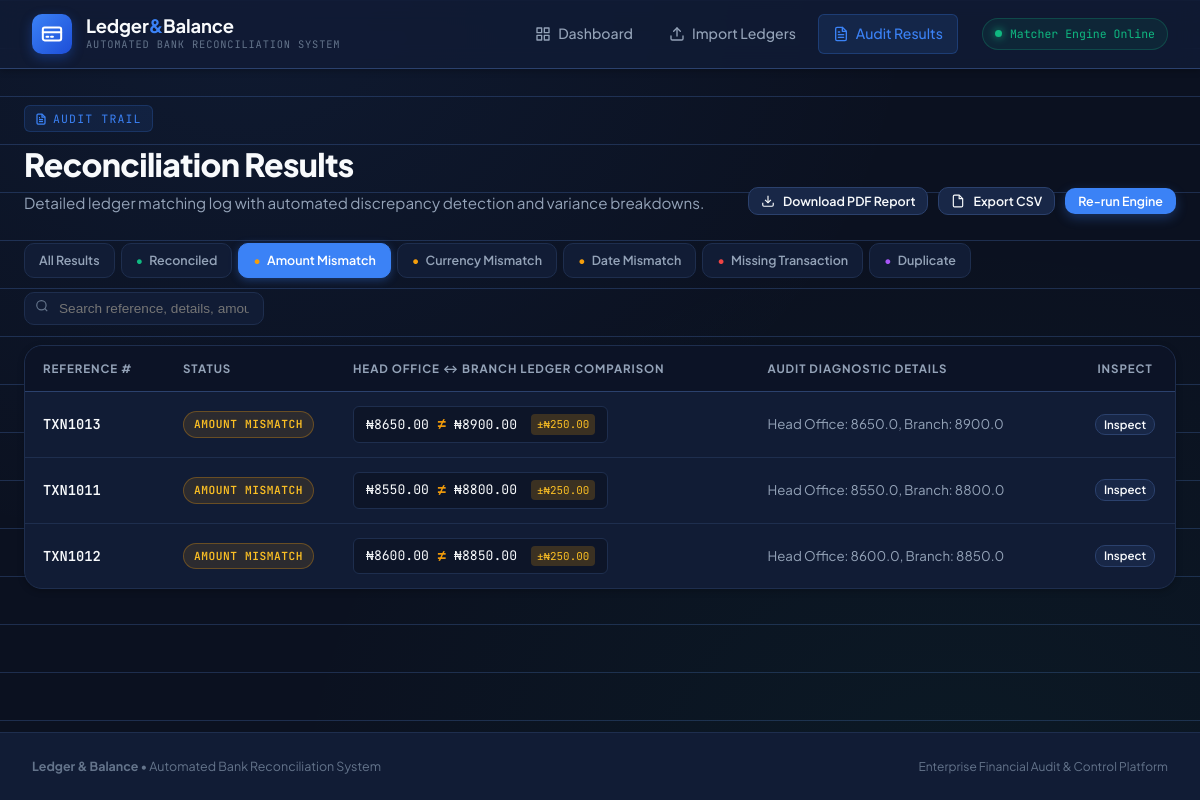
Page /results?status=AMOUNT_MISMATCH on the earlier database version.
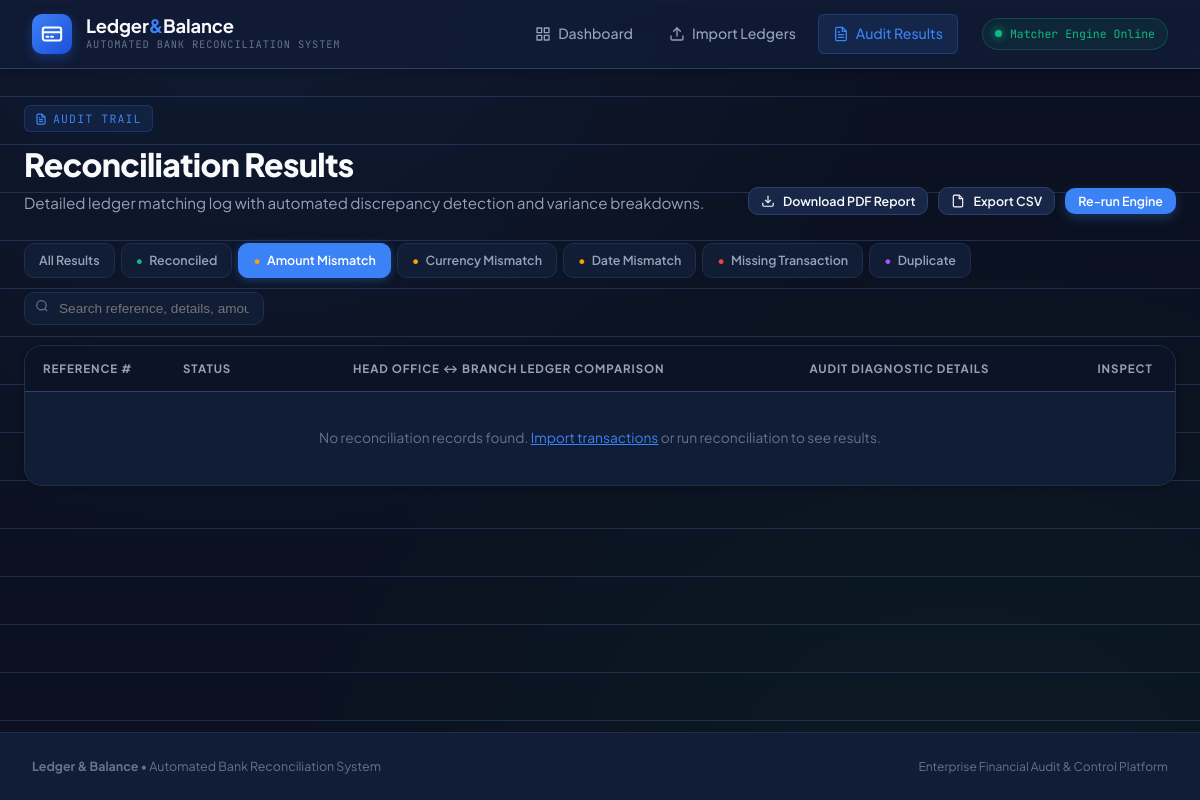
Same page on the later database version.
### app/models.py (models this page shows, shortened)
class ReconciliationResult(db.Model):
    __tablename__ = "reconciliation_results"
    STATUS_RECONCILED = "RECONCILED"
    STATUS_AMOUNT_MISMATCH = "AMOUNT_MISMATCH"
    STATUS_CURRENCY_MISMATCH = "CURRENCY_MISMATCH"
    STATUS_DATE_MISMATCH = "DATE_MISMATCH"
    STATUS_MISSING = "MISSING_TRANSACTION"
    STATUS_DUPLICATE = "DUPLICATE"
    id = db.Column(db.Integer, primary_key=True)
    reference_number = db.Column(db.String(64), nullable=False, index=True)
    status = db.Column(db.String(24), nullable=False)
    head_office_txn_id = db.Column(db.Integer, db.ForeignKey("transactions.id"), nullable=True)
    branch_txn_id = db.Column(db.Integer, db.ForeignKey("transactions.id"), nullable=True)
    amount_difference = db.Column(db.Float, default=0.0)
    details = db.Column(db.String(255))
    missing_from = db.Column(db.String(16))  # which side is missing the txn, if applicable
    created_at = db.Column(db.DateTime, default=lambda: datetime.now(timezone.utc))
    head_office_txn = db.relationship("Transaction", foreign_keys=[head_office_txn_id])
    branch_txn = db.relationship("Transaction", foreign_keys=[branch_txn_id])

class Transaction(db.Model):
    __tablename__ = "transactions"
    SOURCE_HEAD_OFFICE = "HEAD_OFFICE"
    SOURCE_BRANCH = "BRANCH"
    id = db.Column(db.Integer, primary_key=True)
    reference_number = db.Column(db.String(64), nullable=False, index=True)
    account_number = db.Column(db.String(32), nullable=False)
    customer_name = db.Column(db.String(128))
    branch = db.Column(db.String(64))
    amount = db.Column(db.Float, nullable=False)
    currency = db.Column(db.String(8), default="NGN")
    narration = db.Column(db.String(255))
    transaction_date = db.Column(db.Date, nullable=False)
    source = db.Column(db.String(16), nullable=False)  # HEAD_OFFICE / BRANCH
    imported_at = db.Column(db.DateTime, default=lambda: datetime.now(timezone.utc))

### app/routes.py (the view)
@main_bp.route("/results")
def results():
    status_filter = request.args.get("status")
    query = ReconciliationResult.query
    if status_filter:
        query = query.filter_by(status=status_filter)
    all_results = query.order_by(ReconciliationResult.id.desc()).all()
    return render_template(
        "results.html",
        results=all_results,
        status_filter=status_filter,
        statuses=[
            ReconciliationResult.STATUS_RECONCILED,
            ReconciliationResult.STATUS_AMOUNT_MISMATCH,
            ReconciliationResult.STATUS_CURRENCY_MISMATCH,
            ReconciliationResult.STATUS_DATE_MISMATCH,
            ReconciliationResult.STATUS_MISSING,
            ReconciliationResult.STATUS_DUPLICATE,
        ],
    )

### app/templates/results.html (shortened to what this page needs)
{% extends "base.html" %}
{% block content %}
<div class="page-header">
  <div>
    <div class="eyebrow-badge">
      Audit Trail
    </div>
    <h1 class="page-title">Reconciliation Results</h1>
    <p class="page-description">Detailed ledger matching log with automated discrepancy detection and variance breakdowns.</p>
  </div>
  <div class="action-toolbar">
    <a class="btn btn-secondary btn-sm" href="{{ url_for('main.report_pdf') }}">
      <svg width="14" height="14" viewBox="0 0 24 24" fill="none" stroke="currentColor" stroke-width="2"><path d="M21 15v4a2 2 0 0 1-2 2H5a2 2 0 0 1-2-2v-4"></path><polyline points="7 10 12 15 17 10"></polyline><line x1="12" y1="15" x2="12" y2="3"></line></svg>
      Download PDF Report
    </a>
    <a class="btn btn-secondary btn-sm" href="{{ url_for('main.report_csv') }}">
      <svg width="14" height="14" viewBox="0 0 24 24" fill="none" stroke="currentColor" stroke-width="2"><path d="M14 2H6a2 2 0 0 0-2 2v16a2 2 0 0 0 2 2h12a2 2 0 0 0 2-2V8z"></path><polyline points="14 2 14 8 20 8"></polyline></svg>
      Export CSV
    </a>
    <a class="btn btn-primary btn-sm" href="{{ url_for('main.upload') }}">
      Re-run Engine
    </a>
  </div>
</div>
<div class="filter-bar">
  <div class="filter-pills">
    <a href="{{ url_for('main.results') }}" class="filter-pill {{ 'active' if not status_filter }}">
      All Results
    </a>
    {% for s in statuses %}
      <a href="{{ url_for('main.results', status=s) }}" class="filter-pill {{ 'active' if status_filter == s }}">
        {% if s == 'RECONCILED' %}
          <span style="color:var(--status-reconciled);">&bull;</span>
        {% elif s == 'AMOUNT_MISMATCH' or s == 'CURRENCY_MISMATCH' or s == 'DATE_MISMATCH' %}
          <span style="color:var(--status-mismatch);">&bull;</span>
        {% elif s == 'MISSING_TRANSACTION' %}
          <span style="color:var(--status-missing);">&bull;</span>
        {% elif s == 'DUPLICATE' %}
          <span style="color:var(--status-duplicate);">&bull;</span>
        {% endif %}
        {{ s.replace('_',' ').title() }}
      </a>
    {% endfor %}
  </div>
  <div class="search-input-wrapper">
    <span class="search-icon">
      <svg width="14" height="14" viewBox="0 0 24 24" fill="none" stroke="currentColor" stroke-width="2"><circle cx="11" cy="11" r="8"></circle><line x1="21" y1="21" x2="16.65" y2="16.65"></line></svg>
    </span>
    <input type="text" id="tableSearch" class="search-input" placeholder="Search reference, details, amount..." onkeyup="filterTable()">
  </div>
</div>
<div class="table-card">
  <table class="data-table" id="resultsTable">
    <thead>
      <tr>
        <th style="width: 140px;">Reference #</th>
        <th style="width: 170px;">Status</th>
        <th>Head Office ↔ Branch Ledger Comparison</th>
        <th>Audit Diagnostic Details</th>
        <th style="width: 100px; text-align: center;">Inspect</th>
      </tr>
    </thead>
    <tbody>
      {% for r in results %}
      <tr class="result-row"
          onclick="openInspectModal(this)"
          data-ref="{{ r.reference_number }}"
          data-status="{{ r.status }}"
          data-diff="{{ '%.2f'|format(r.amount_difference or 0) }}"
          data-details="{{ r.details or '' }}"
          data-missing="{{ r.missing_from or '' }}"
          data-ho-acc="{{ r.head_office_txn.account_number if r.head_office_txn else '—' }}"
          data-ho-name="{{ r.head_office_txn.customer_name if r.head_office_txn else '—' }}"
          data-ho-branch="{{ r.head_office_txn.branch if r.head_office_txn else '—' }}"
          data-ho-amt="{{ '%.2f'|format(r.head_office_txn.amount) if r.head_office_txn else '—' }}"
          data-ho-curr="{{ r.head_office_txn.currency if r.head_office_txn else '—' }}"
          data-ho-date="{{ r.head_office_txn.transaction_date if r.head_office_txn else '—' }}"
          data-ho-narration="{{ r.head_office_txn.narration if r.head_office_txn else '—' }}"
          data-br-acc="{{ r.branch_txn.account_number if r.branch_txn else '—' }}"
          data-br-name="{{ r.branch_txn.customer_name if r.branch_txn else '—' }}"
          data-br-branch="{{ r.branch_txn.branch if r.branch_txn else '—' }}"
          data-br-amt="{{ '%.2f'|format(r.branch_txn.amount) if r.branch_txn else '—' }}"
          data-br-curr="{{ r.branch_txn.currency if r.branch_txn else '—' }}"
          data-br-date="{{ r.branch_txn.transaction_date if r.branch_txn else '—' }}"
          data-br-narration="{{ r.branch_txn.narration if r.branch_txn else '—' }}">
        <td>
          <span style="font-family:'JetBrains Mono', monospace; font-weight:600; color:var(--text-primary);">{{ r.reference_number }}</span>
        </td>
        <td>
          <span class="status-badge badge-{{ r.status|lower }}">
            {{ r.status.replace('_',' ').title() }}
          </span>
        </td>
        <td>
          <div class="ledger-chip">
            {% if r.status == 'RECONCILED' %}
              <span>&#8358;{{ "%.2f"|format(r.head_office_txn.amount) }}</span>
              <span class="glyph-op match">=</span>
              <span>&#8358;{{ "%.2f"|format(r.branch_txn.amount) }}</span>
            {% else %}
              <span>&#8358;{{ "%.2f"|format(r.head_office_txn.amount) if r.head_office_txn else "—" }}</span>
              <span class="glyph-op diff">&ne;</span>
              <span>&#8358;{{ "%.2f"|format(r.branch_txn.amount) if r.branch_txn else "—" }}</span>
              {% if r.amount_difference and r.amount_difference > 0 %}
                <span class="diff-tag">&plusmn;&#8358;{{ "%.2f"|format(r.amount_difference) }}</span>
              {% endif %}
            {% endif %}
          </div>
        </td>
        <td style="color:var(--text-secondary); font-size:0.83rem;">
          {{ r.details }}
        </td>
        <td style="text-align: center;">
          <button type="button" class="btn btn-secondary btn-sm" style="padding: 4px 8px; font-size: 0.72rem;" onclick="event.stopPropagation(); openInspectModal(this.closest('tr'));">
            Inspect
          </button>
        </td>
      </tr>
      {% else %}
      <tr>
        <td colspan="5" style="text-align:center; padding: 36px 16px; color:var(--text-muted);">
          No reconciliation records found. <a href="{{ url_for('main.upload') }}" style="color:var(--brand-primary);">Import transactions</a> or run reconciliation to see results.
        </td>
      </tr>
      {% endfor %}
    </tbody>
  </table>
</div>
{% endblock %}

### app/templates/base.html (shortened to what this page needs)
<!DOCTYPE html>
<html lang="en">
<head>
  <link rel="stylesheet" href="{{ url_for('static', filename='style.css') }}">
</head>
<body>
  <nav class="navbar">
    <div class="nav-container">
      <a href="{{ url_for('main.dashboard') }}" class="brand-wrapper">
        <div class="brand-icon">
        </div>
        <div>
          <div class="brand-title">Ledger<span>&amp;</span>Balance</div>
          <div class="brand-subtitle">Automated Bank Reconciliation System</div>
        </div>
      </a>
      <div class="nav-right">
        <div class="nav-links">
          <a href="{{ url_for('main.dashboard') }}" class="nav-item {% if request.endpoint == 'main.dashboard' %}active{% endif %}">
            Dashboard
          </a>
          <a href="{{ url_for('main.upload') }}" class="nav-item {% if request.endpoint == 'main.upload' %}active{% endif %}">
            <svg width="16" height="16" viewBox="0 0 24 24" fill="none" stroke="currentColor" stroke-width="2" stroke-linecap="round" stroke-linejoin="round"><path d="M21 15v4a2 2 0 0 1-2 2H5a2 2 0 0 1-2-2v-4"></path><polyline points="17 8 12 3 7 8"></polyline><line x1="12" y1="3" x2="12" y2="15"></line></svg>
            Import Ledgers
          </a>
          <a href="{{ url_for('main.results') }}" class="nav-item {% if request.endpoint == 'main.results' %}active{% endif %}">
            Audit Results
          </a>
        </div>
        <div class="engine-pill">
          <span class="engine-dot"></span>
          <span>Matcher Engine Online</span>
        </div>
      </div>
    </div>
  </nav>
  <main class="container">
    {% block content %}{% endblock %}
  </main>
  <footer class="footer">
    <div class="footer-content">
      <div>
        <strong>Ledger &amp; Balance</strong> &bull; Automated Bank Reconciliation System
      </div>
      <div style="color: var(--text-muted); font-size: 0.75rem;">
        Enterprise Financial Audit &amp; Control Platform
      </div>
    </div>
  </footer>
</body>
</html>

Differences in the rows shown:
removed ReconciliationResult: reference_number "TXN1013", status.replace "AMOUNT MISMATCH", amount_difference "250.00", details "Head Office: 8650.0, Branch: 8900.0"
removed Transaction: amount "8650.00"
removed Transaction: amount "8900.00"
removed ReconciliationResult: reference_number "TXN1011", status.replace "AMOUNT MISMATCH", amount_difference "250.00", details "Head Office: 8550.0, Branch: 8800.0"
removed Transaction: amount "8550.00"
removed Transaction: amount "8800.00"
removed ReconciliationResult: reference_number "TXN1012", status.replace "AMOUNT MISMATCH", amount_difference "250.00", details "Head Office: 8600.0, Branch: 8850.0"
removed Transaction: amount "8600.00"
removed Transaction: amount "8850.00"
Other differences:
text now shown: "No reconciliation records found. Import transactions or run reconciliation to see results."
